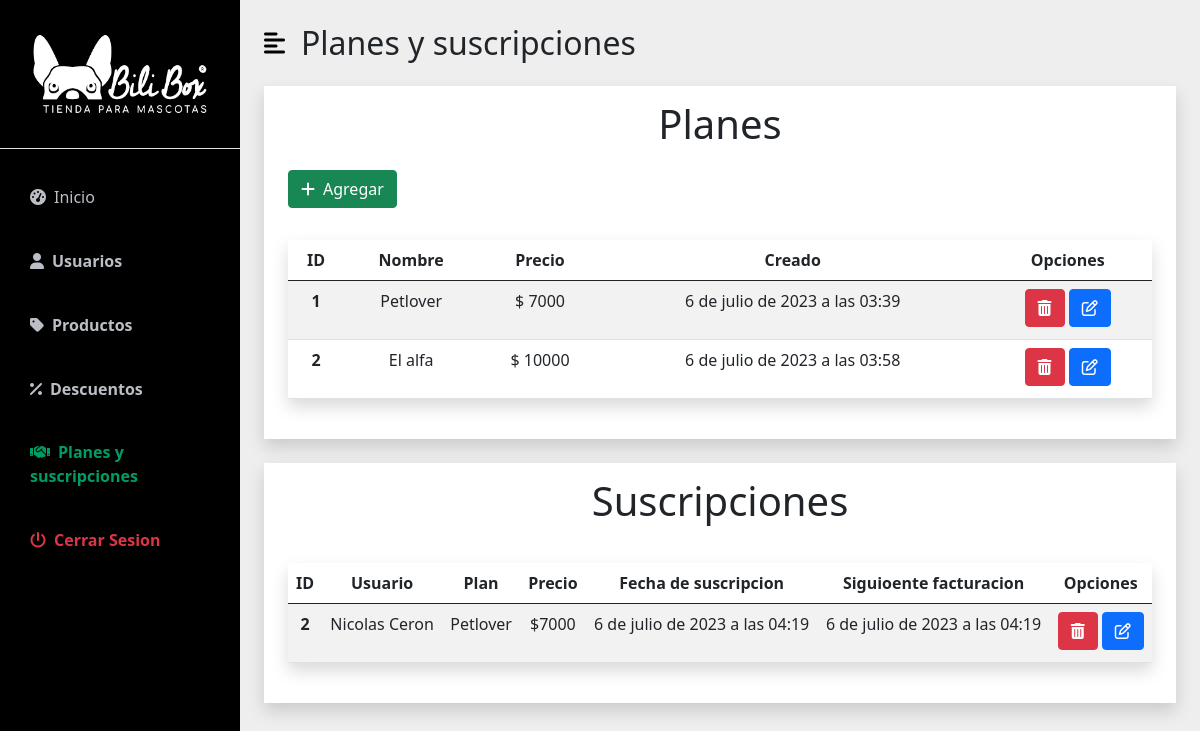
The app's page /dash_admin/planes/ with its own data.
### Appsuscripciones/models.py (models this page shows, shortened)
class Plan(models.Model):
    nombre = models.CharField(max_length=50)
    precio = models.IntegerField()
    created_at = models.DateTimeField(auto_now_add=True)
    class Meta:
        db_table = 'plan' #Como se va a ver en la basen de datos
        verbose_name = 'plan'
        verbose_name_plural = 'planes'

class Suscripcion(models.Model):
    plan = models.ForeignKey(Plan, on_delete=models.CASCADE)
    user = models.ForeignKey(User, on_delete=models.CASCADE, related_name='suscripcion')
    created_at = models.DateTimeField(auto_now_add=True)
    class Meta:
        db_table = 'detalle_suscripcion' #Como se va a ver en la basen de datos
        verbose_name = 'suscripcion'
        verbose_name_plural = 'suscripciones'

### AppDashboardAdmin/views.py (the view, shortened to what this page needs)
# urls.py: path('planes/',views.planes, name='planes'),
def planes(request):
    if request.method != 'POST':
        planes = Plan.objects.all()
        suscripciones = Suscripcion.objects.all()
        data = {
            'planes': planes,
            'suscripciones':suscripciones
        }
        return render(request,'suscripciones/planes.html',data)

### AppCarro/context_processor.py (called while the page is built)
def importe_total_carro(request):
    total=0
    try:
      if request.user.is_authenticated:
        for key, value in request.session["carro"].items():
          total = total + (int(value["precio"]) * value["cantidad"])
      else:
        pass
    except:
      pass
    return {'importe_total_carro':total}

### AppDashboardAdmin/templates/suscripciones/planes.html (shortened to what this page needs)
{% extends 'dash_admin/base_dash_admin.html' %}
{% block content %}
<div id="page-content-wrapper">
    <nav class="navbar navbar-expand-lg navbar-light bg-transparent py-4 px-4">
        <div class="d-flex align-items-center">
            <i class="fas fa-align-left primary-text fs-4 me-3" id="menu-toggle"></i>
            <h2 class="fs-2 m-0">Planes y suscripciones</h2>
        </div>
    </nav>
    <div class="container-fluid px-4 ">
        <div class="p-2 shadow" style=" background-color: white;">
            <p class="text-center fs-1 fw-light">Planes</p>
            <div class="m-3">
                <button type="button" class="btn btn-success" data-bs-toggle="modal" data-bs-target="#planesModal">
                    <i class="fa-solid fa-plus me-2"></i>Agregar
                </button>
            </div>
            <div class="col table-responsive p-3 rounded">
                <table class="table table-striped text-center shadow">
                    <thead>
                        <tr>
                            <th>ID</th>
                            <th>Nombre</th>
                            <th>Precio</th>
                            <th>Creado</th>
                            <th>Opciones</th>
                        </tr>
                    </thead>
                    <tbody>
                        {% if planes %}
                        {% for i in planes %}
                        <tr>
                            <th class="">{{i.id}}</th>
                            <td class="col">{{i.nombre}}</td>
                            <td class="col">$ {{i.precio}}</td>
                            <td class="col">{{i.created_at}}</td>
                            <td>
                                <a href="#" onclick="eliminarPlan({{i.id}})"> <button class="btn btn-danger mb-1"><i
                                            class="fa-solid fa-trash-can"></i></button></a>
                                <a href="#"> <button class="btn btn-primary mb-1"><i
                                            class="fa-regular fa-pen-to-square"></i></button></a>
                            </td>
                        </tr>
                        {% endfor %}
                        {% else %}
                        <td colspan="8">Ningun plan creado</td>
                        {% endif %}
                    </tbody>
                </table>
            </div>
        </div>
        <div class="p-2 mt-4 shadow" style=" background-color: white;">
            <p class="text-center fs-1 fw-light">Suscripciones</p>
            <div class="col table-responsive p-3 rounded">
                <table class="table table-striped text-center shadow">
                    <thead>
                        <tr>
                            <th >ID</th>
                            <th >Usuario</th>
                            <th >Plan</th>
                            <th >Precio</th>
                            <th >Fecha de suscripcion</th>
                            <th >Siguioente facturacion</th>
                            <th >Opciones</th>
                        </tr>
                    </thead>
                    <tbody>
                        {% if suscripciones %}
                        {% for i in suscripciones %}
                        <tr>
                            <th class="">{{i.id}}</th>
                            <td class="col">{{i.user.first_name}} {{i.user.last_name}}</td>
                            <td class="col">{{i.plan.nombre}}</td>
                            <td class="col">${{i.plan.precio}}</td>
                            <td class="col">{{i.created_at}}</td>
                            <td class="col">{{i.created_at}}</td>
                            <td>
                                <a href="#" > <button class="btn btn-danger mb-1"><i
                                            class="fa-solid fa-trash-can"></i></button></a>
                                <a href="#"> <button class="btn btn-primary mb-1"><i
                                            class="fa-regular fa-pen-to-square"></i></button></a>
                            </td>
                        </tr>
                        {% endfor %}
                        {% else %}
                        <td colspan="7">Ningun usuario suscrito</td>
                        {% endif %}
                    </tbody>
                </table>
            </div>
        </div>
    </div>
</div>
{% endblock %}

### AppDashboard/static/css/dash-style.css (style rules this page uses)
:root { --main-bg-color: #009d63; --main-text-color: #009d63; --second-text-color: #bbbec5; --second-bg-color: #c1efde; }
.primary-text { color: var(--main-text-color); }
#page-content-wrapper { min-width: 100vw; }
#menu-toggle { cursor: pointer; color: black; }
@media (min-width: 768px) { #page-content-wrapper { min-width: 0; width: 100%; } }

### records on screen
Plan: id "1", nombre "Petlover", precio "7000", created_at "6 de julio de 2023 a las 03:39"
Plan: id "2", nombre "El alfa", precio "10000", created_at "6 de julio de 2023 a las 03:58"
Suscripcion: id "2", user.first_name "Nicolas", user.last_name "Ceron", plan.nombre "Petlover", plan.precio "7000", created_at "6 de julio de 2023 a las 04:19"
